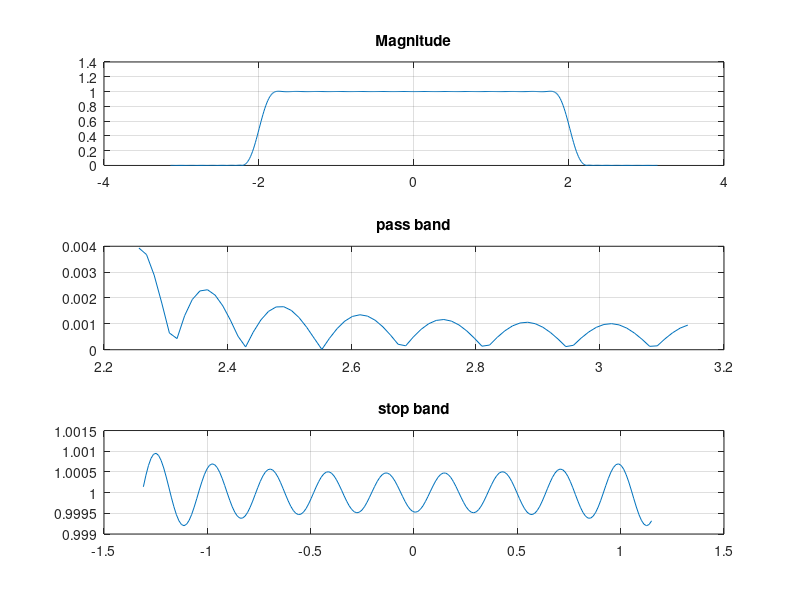

Source code (MATLAB):
clc
close all
clear all

ws = 2.2;
wp = 1.8;
wc = 2;
deltap = 0.05;
deltas = 0.005;
delta = min(deltap,deltas);
A = -20*log10(delta);
Beta = 0.5842*(A-21)^0.4+0.07886*(A-21);
M = ceil(1+(A-8)/(2.285*(ws-wp)));
n = 0:M-1;
w = besseli(0,Beta*sqrt(1-(1-2*n/(M-1)).^2))/besseli(0,Beta);
hd = (wc/pi)*sinc(wc/pi*(n-(M-1)/2));
h = hd.*w;
H = fftshift(fft(h,512));
rad_freq = linspace(-pi,pi,512);

figure(1);
subplot(311),plot(rad_freq,abs(H));
grid on;title('Magnitude');
subplot(312),plot(rad_freq(440:end),abs(H(440:end)));
grid on;title('pass band');
subplot(313),plot(rad_freq(150:350),abs(H(150:350)));
grid on;title('stop band');